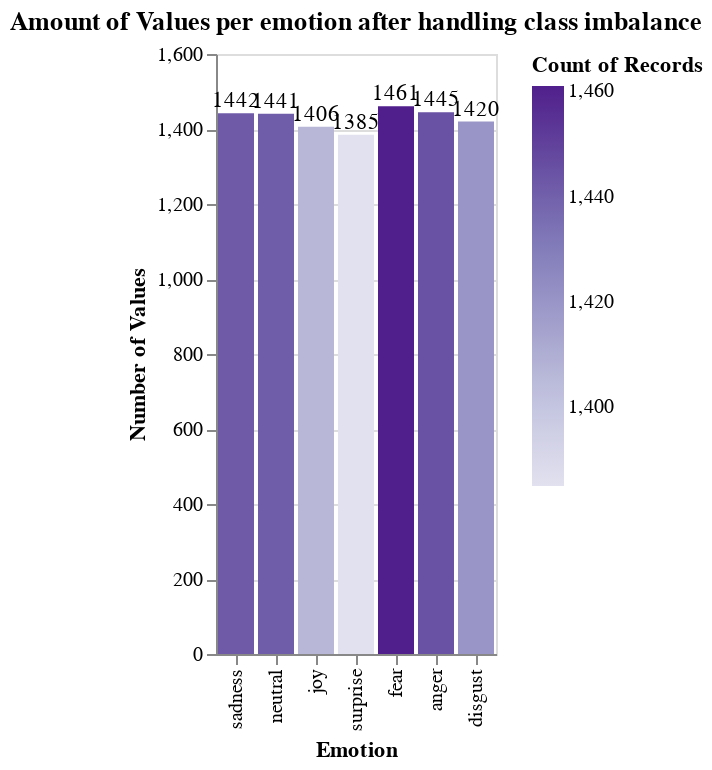

Here is the notebook cell this chart was saved with:
### Code cell
DeepnoteChart(smote_y, """{"layer":[{"layer":[{"mark":{"clip":true,"type":"bar","tooltip":true},"encoding":{"x":{"axis":{"title":"Emotion"},"sort":null,"type":"nominal","field":"emotion","scale":{"type":"linear"}},"y":{"axis":{"title":"Number of Values"},"sort":null,"type":"quantitative","scale":{"type":"linear"},"aggregate":"count"},"color":{"sort":null,"type":"quantitative","scale":{"scheme":"purples"},"aggregate":"count"}}},{"mark":{"dx":0,"dy":-1,"fill":"black","type":"text","align":"center","baseline":"bottom"},"encoding":{"x":{"axis":{"title":"Emotion"},"sort":null,"type":"nominal","field":"emotion","scale":{"type":"linear"}},"y":{"axis":{"title":"Number of Values"},"sort":null,"type":"quantitative","scale":{"type":"linear"},"aggregate":"count"},"text":{"sort":null,"type":"quantitative","aggregate":"count"},"color":{"sort":null,"type":"quantitative","scale":{"scheme":"purples"},"aggregate":"count"}}}]}],"title":"Amount of Values per emotion after handling class imbalance","config":{"legend":{}},"$schema":"https://vega.github.io/schema/vega-lite/v5.json","encoding":{}}""")

### Figure 1 — Vega-Lite specification as saved in the notebook (floating-point values rounded to 4 significant figures; data arrays with more than 128 entries replaced by an {"elided": "..."} marker saying what was removed)
{"layer": [{"layer": [{"mark": {"clip": true, "type": "bar", "tooltip": true}, "encoding": {"x": {"axis": {"title": "Emotion"}, "sort": null, "type": "nominal", "field": "emotion", "scale": {"type": "linear"}}, "y": {"axis": {"title": "Number of Values"}, "sort": null, "type": "quantitative", "scale": {"type": "linear"}, "aggregate": "count"}, "color": {"sort": null, "type": "quantitative", "scale": {"scheme": "purples"}, "aggregate": "count"}}}, {"mark": {"dx": 0, "dy": -1, "fill": "black", "type": "text", "align": "center", "baseline": "bottom"}, "encoding": {"x": {"axis": {"title": "Emotion"}, "sort": null, "type": "nominal", "field": "emotion", "scale": {"type": "linear"}}, "y": {"axis": {"title": "Number of Values"}, "sort": null, "type": "quantitative", "scale": {"type": "linear"}, "aggregate": "count"}, "text": {"sort": null, "type": "quantitative", "aggregate": "count"}, "color": {"sort": null, "type": "quantitative", "scale": {"scheme": "purples"}, "aggregate": "count"}}}]}], "title": "Amount of Values per emotion after handling class imbalance", "config": {"legend": {}}, "$schema": "https://vega.github.io/schema/vega-lite/v5.json", "encoding": {}, "data": {"values": {"elided": "10000 records"}}}
